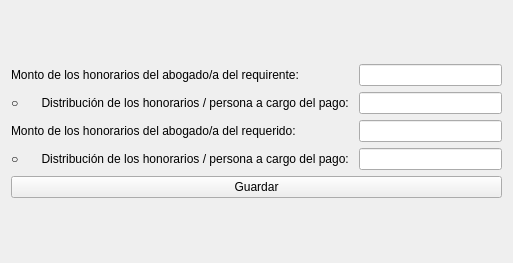
<?xml version="1.0" encoding="UTF-8"?>
<ui version="4.0">
 <class>Honorario</class>
 <widget class="QWidget" name="Honorario">
  <property name="geometry">
   <rect>
    <x>0</x>
    <y>0</y>
    <width>513</width>
    <height>263</height>
   </rect>
  </property>
  <property name="windowTitle">
   <string>HONORARIOS}</string>
  </property>
  <layout class="QGridLayout" name="gridLayout_2">
   <item row="0" column="0">
    <layout class="QGridLayout" name="gridLayout">
     <item row="3" column="1">
      <widget class="QLineEdit" name="lDistribucion2"/>
     </item>
     <item row="3" column="0">
      <widget class="QLabel" name="label_4">
       <property name="text">
        <string>○       Distribución de los honorarios / persona a cargo del pago: </string>
       </property>
      </widget>
     </item>
     <item row="1" column="1">
      <widget class="QLineEdit" name="lDistribucion1"/>
     </item>
     <item row="1" column="0">
      <widget class="QLabel" name="label_2">
       <property name="text">
        <string>○       Distribución de los honorarios / persona a cargo del pago:</string>
       </property>
      </widget>
     </item>
     <item row="0" column="1">
      <widget class="QLineEdit" name="lMonto1"/>
     </item>
     <item row="0" column="0">
      <widget class="QLabel" name="label">
       <property name="text">
        <string>Monto de los honorarios del abogado/a del requirente: </string>
       </property>
      </widget>
     </item>
     <item row="2" column="0">
      <widget class="QLabel" name="label_3">
       <property name="text">
        <string>Monto de los honorarios del abogado/a del requerido: </string>
       </property>
      </widget>
     </item>
     <item row="2" column="1">
      <widget class="QLineEdit" name="lMonto2"/>
     </item>
     <item row="4" column="0" colspan="2">
      <widget class="QPushButton" name="pushButton">
       <property name="text">
        <string>Guardar</string>
       </property>
      </widget>
     </item>
    </layout>
   </item>
  </layout>
 </widget>
 <resources/>
 <connections/>
</ui>
